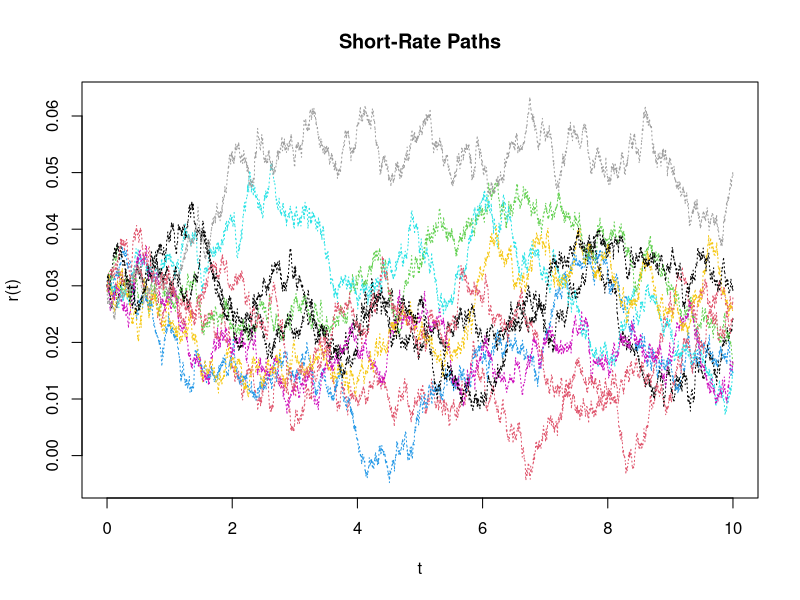
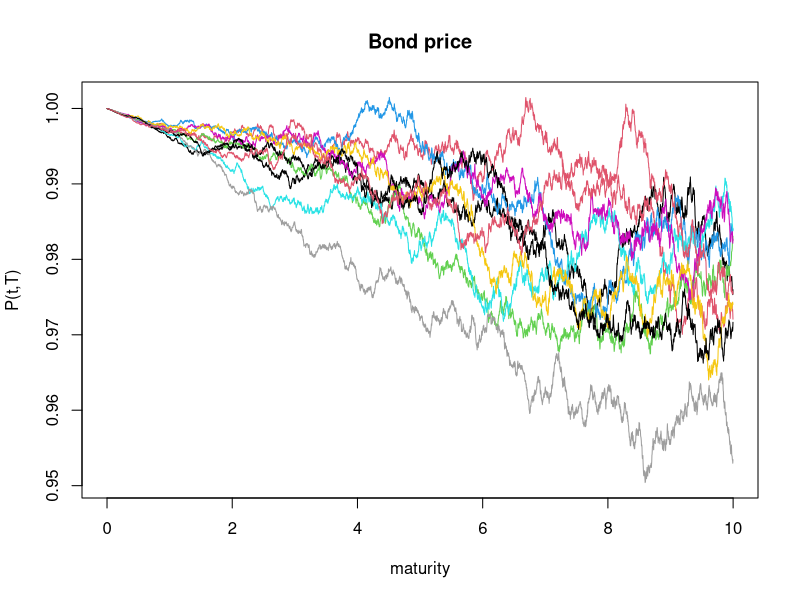

The R source for these figures, in order:
## ---- chunk 1
## Simulate Vasicek r(t)
set.seed(3)

# parameter 설정
r0 <- 0.03
a <- 0.2
b <- 0.03
sigma <- 0.01
n <- 10    # trials
T <- 10    # (10년만기 국고채)
h <- 3600    # subintervals
dt <- T/h   


# 시나리오 행렬 생성
v_m <- as.data.frame(matrix(data=0, ncol = 21, nrow = h+1)) 
v_m[1,1:10] <- r0
colnames(v_m)=c("scenario1","scenario2","scenario3","scenario4","scenario5",
                "scenario6","scenario7","scenario8","scenario9","scenario10", 
                "price1", "price2", "price3", "price4", "price5",
                "price6", "price7", "price8", "price9", "price10","t")

for(j in 1:n){
  for(i in 2:(h+1)){
    dr <- a*(b-v_m[i-1,j])*dt + sigma*sqrt(dt)*rnorm(1,0,1)   # dr = a(b-r)dt + sigma*dz, where dz~N(0,dt) > using normal approximation
    v_m[i,j] <- v_m[i-1,j] + dr   # r(t)
  }
} 

v_m[,21] <- seq(0, 3600)
v_m[,21] <- v_m[,21]/3600


# plot r(t)
t <- seq(0, T, dt)
matplot(t, v_m[,1:10], type="l", lty=3, col = 1:10, main="Short-Rate Paths", ylab="r(t)") 



# pricing bond
Bondprice <- function(rt, a, b, sigma, k){
    rbar <- b-(0.5*sigma^2/a^2)  # k= T-t
    b.t <- (1/a)*(1-exp(-k*a))   # B(t,T) 
    a.t <- exp(rbar*(b.t-k)-(b.t^2*sigma^2/(4*a)))   # A(t,T)
    return(a.t*exp(-b.t*rt))
  }

for (i in 1:h+1){
  for (j in 1:n){
    v_m[i,j+10] <- Bondprice(v_m[i,j], a, b, sigma, v_m[i,21])  
  }
  
}

v_mp <- v_m[-1,]

matplot(seq(1/3600,T,dt), v_mp[,11:20], type="l", lty=1, col = 1:10, main="Bond price", ylab="P(t,T)", xlab = "maturity")

